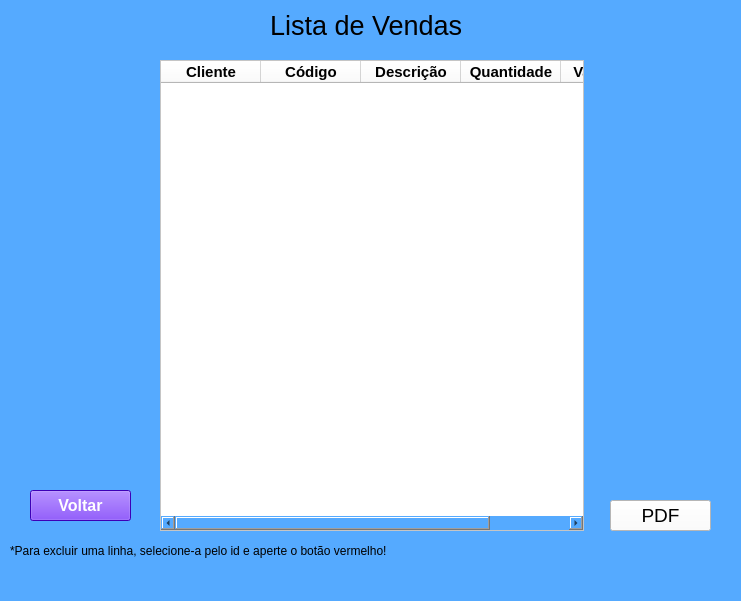
<?xml version="1.0" encoding="UTF-8"?>
<ui version="4.0">
 <class>MainWindow</class>
 <widget class="QMainWindow" name="MainWindow">
  <property name="geometry">
   <rect>
    <x>0</x>
    <y>0</y>
    <width>741</width>
    <height>601</height>
   </rect>
  </property>
  <property name="windowTitle">
   <string>Lista de Produtos</string>
  </property>
  <property name="styleSheet">
   <string notr="true">background-color: rgb(85, 170, 255);
color: rgb(0, 0, 0);</string>
  </property>
  <widget class="QWidget" name="centralwidget">
   <widget class="QLabel" name="label">
    <property name="geometry">
     <rect>
      <x>270</x>
      <y>10</y>
      <width>211</width>
      <height>31</height>
     </rect>
    </property>
    <property name="font">
     <font>
      <pointsize>20</pointsize>
     </font>
    </property>
    <property name="text">
     <string>Lista de Vendas</string>
    </property>
   </widget>
   <widget class="QTableWidget" name="tableWidget">
    <property name="geometry">
     <rect>
      <x>160</x>
      <y>60</y>
      <width>424</width>
      <height>471</height>
     </rect>
    </property>
    <property name="font">
     <font>
      <pointsize>13</pointsize>
      <weight>75</weight>
      <bold>true</bold>
     </font>
    </property>
    <property name="styleSheet">
     <string notr="true">background-color: rgb(255, 255, 255);</string>
    </property>
    <property name="gridStyle">
     <enum>Qt::DotLine</enum>
    </property>
    <column>
     <property name="text">
      <string>Cliente</string>
     </property>
     <property name="font">
      <font>
       <pointsize>11</pointsize>
       <weight>75</weight>
       <bold>true</bold>
      </font>
     </property>
    </column>
    <column>
     <property name="text">
      <string>Código</string>
     </property>
     <property name="font">
      <font>
       <pointsize>11</pointsize>
       <weight>75</weight>
       <bold>true</bold>
      </font>
     </property>
    </column>
    <column>
     <property name="text">
      <string>Descrição</string>
     </property>
     <property name="font">
      <font>
       <pointsize>11</pointsize>
       <weight>75</weight>
       <bold>true</bold>
      </font>
     </property>
    </column>
    <column>
     <property name="text">
      <string>Quantidade</string>
     </property>
     <property name="font">
      <font>
       <pointsize>11</pointsize>
       <weight>75</weight>
       <bold>true</bold>
      </font>
     </property>
    </column>
    <column>
     <property name="text">
      <string>Valor Total</string>
     </property>
     <property name="font">
      <font>
       <pointsize>11</pointsize>
       <weight>75</weight>
       <bold>true</bold>
      </font>
     </property>
    </column>
   </widget>
   <widget class="QPushButton" name="pushButton">
    <property name="geometry">
     <rect>
      <x>610</x>
      <y>500</y>
      <width>101</width>
      <height>31</height>
     </rect>
    </property>
    <property name="font">
     <font>
      <pointsize>14</pointsize>
     </font>
    </property>
    <property name="styleSheet">
     <string notr="true">background-color: rgb(255, 255, 255);</string>
    </property>
    <property name="text">
     <string>PDF</string>
    </property>
   </widget>
   <widget class="QLabel" name="label_2">
    <property name="geometry">
     <rect>
      <x>10</x>
      <y>540</y>
      <width>401</width>
      <height>21</height>
     </rect>
    </property>
    <property name="text">
     <string>*Para excluir uma linha, selecione-a pelo id e aperte o botão vermelho!</string>
    </property>
   </widget>
   <widget class="QPushButton" name="pushButton_3">
    <property name="geometry">
     <rect>
      <x>30</x>
      <y>490</y>
      <width>101</width>
      <height>31</height>
     </rect>
    </property>
    <property name="font">
     <font>
      <pointsize>12</pointsize>
      <weight>75</weight>
      <bold>true</bold>
     </font>
    </property>
    <property name="styleSheet">
     <string notr="true">background-color: rgb(85, 0, 255);
color: rgb(255, 255, 255);</string>
    </property>
    <property name="text">
     <string>Voltar</string>
    </property>
   </widget>
  </widget>
  <widget class="QMenuBar" name="menubar">
   <property name="geometry">
    <rect>
     <x>0</x>
     <y>0</y>
     <width>741</width>
     <height>21</height>
    </rect>
   </property>
  </widget>
  <widget class="QStatusBar" name="statusbar"/>
 </widget>
 <resources/>
 <connections/>
</ui>
